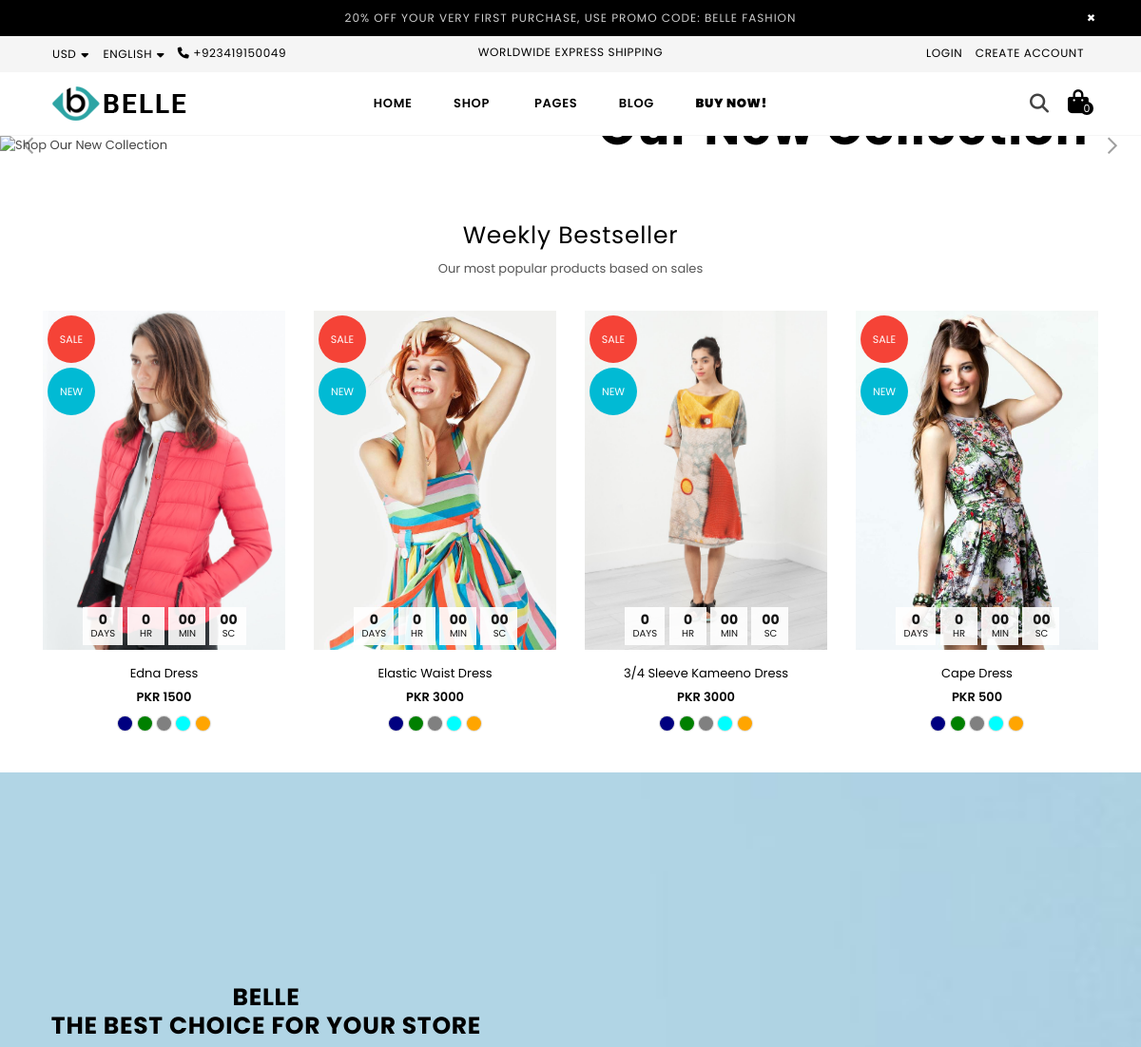
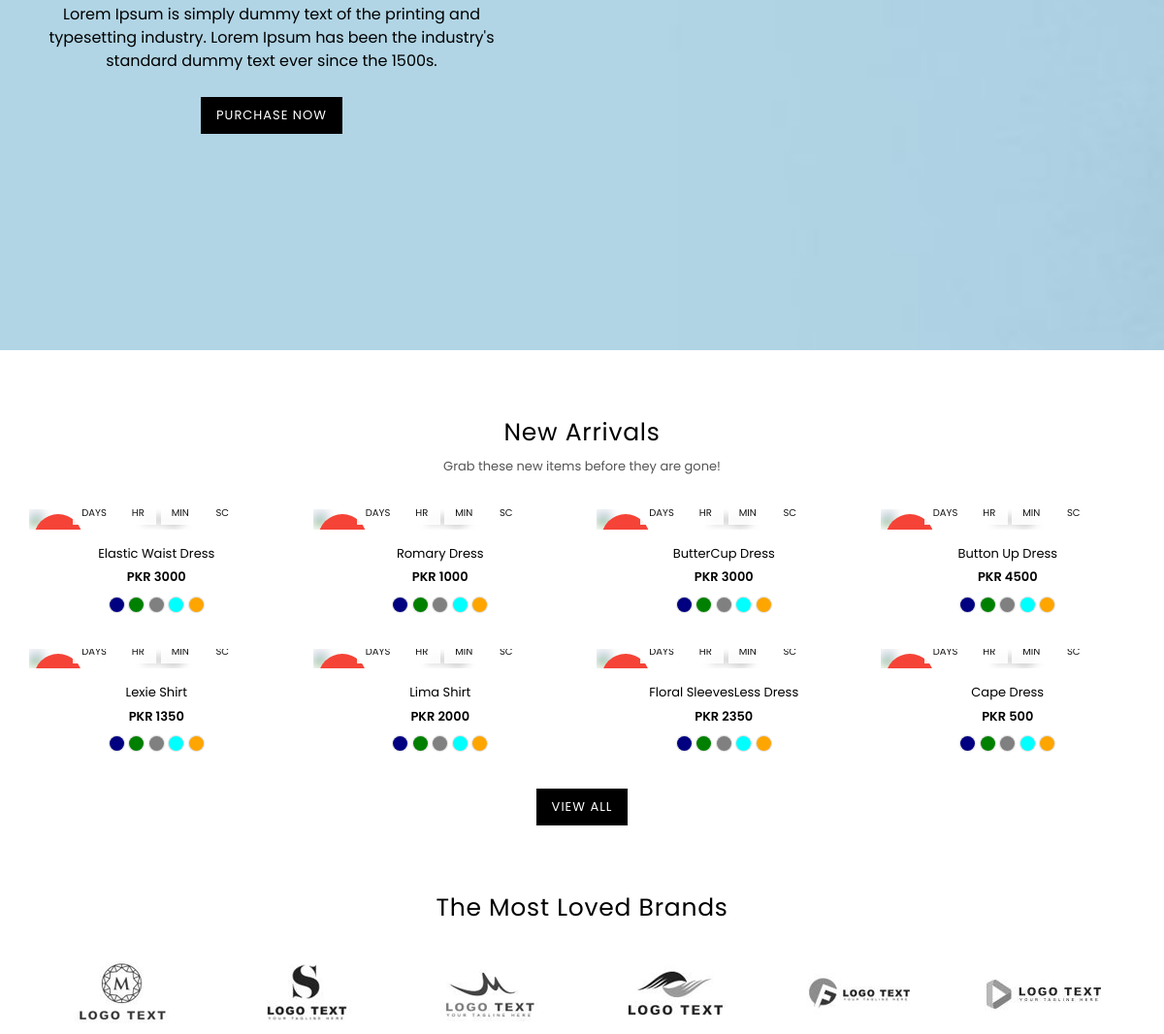
/ (upper part), run on an earlier commit of the app's database (2 pictures, top to bottom).
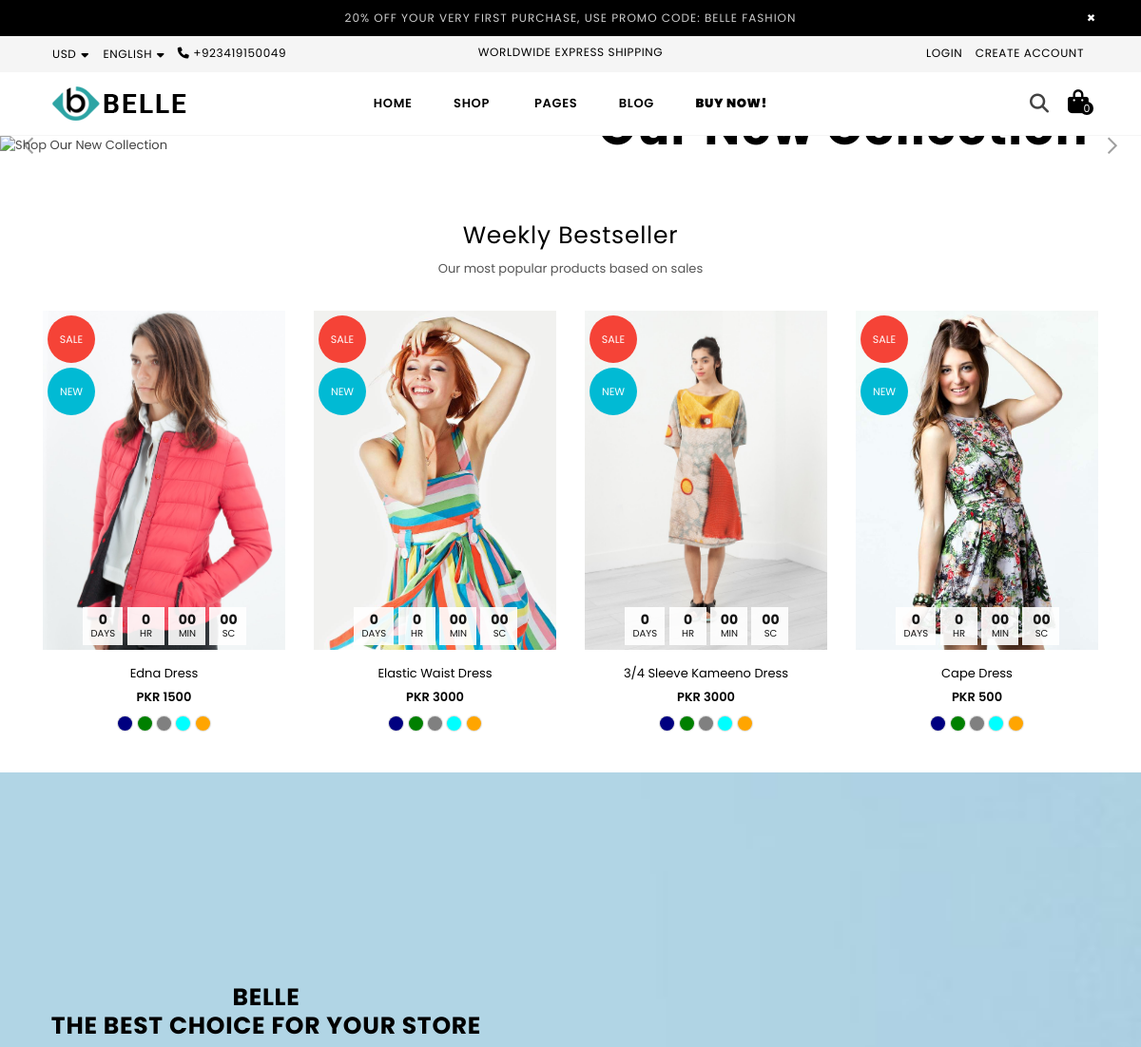
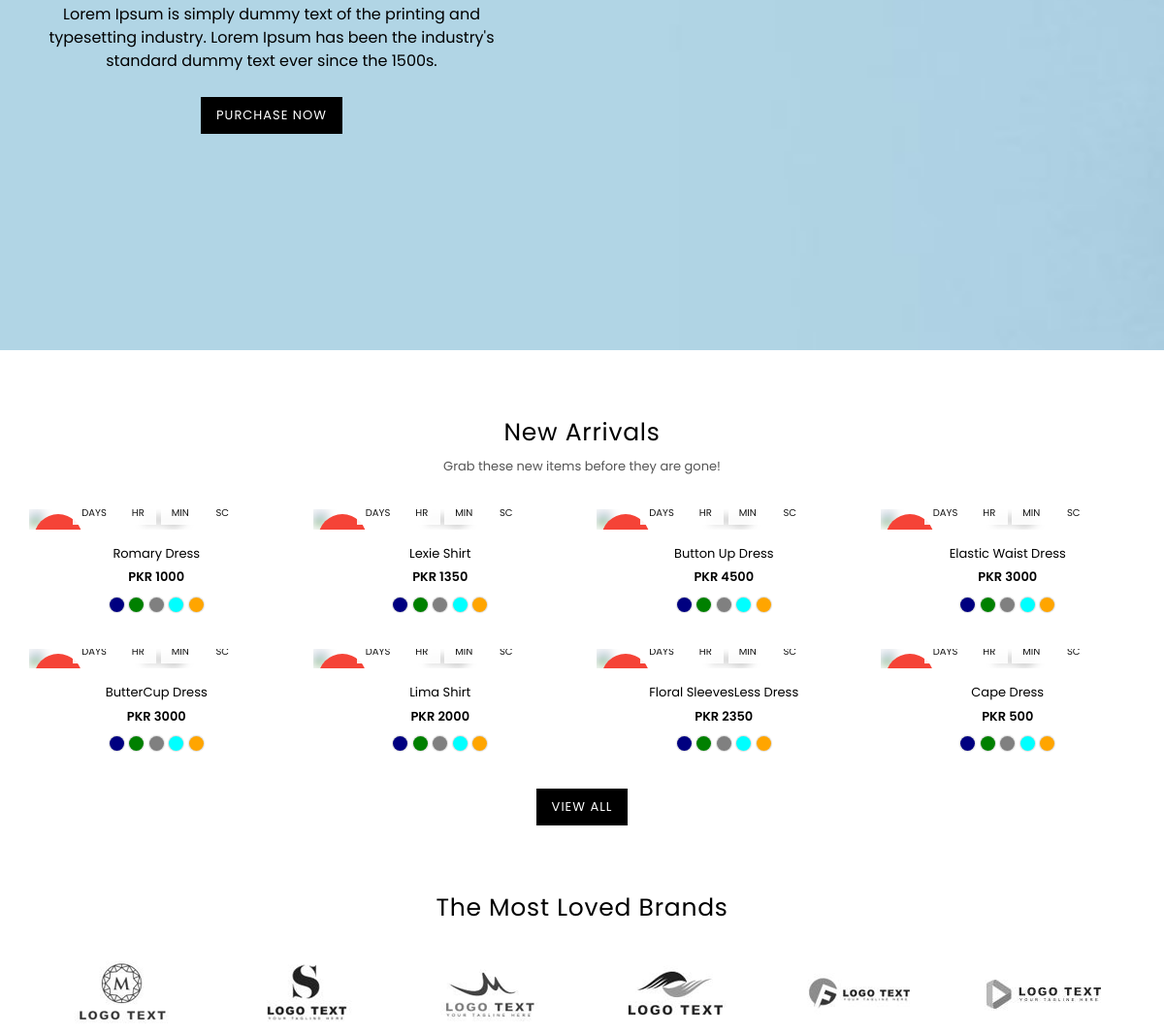
And on a later commit of the database (2 pictures, top to bottom).
### app/models.py (models this page shows, shortened)
class Products(models.Model):
    name=models.CharField(max_length=100)
    description=models.TextField()
    slug=models.SlugField(max_length=50,unique=True,blank=True)
    in_stock=models.BooleanField()
    stock_quantity=models.IntegerField()
    last_update=models.DateTimeField(auto_now=True)
    sku=models.CharField(max_length=50)
    view_count=models.IntegerField(null=True,blank=True)
    price=models.IntegerField()
    striked_price=models.IntegerField(blank=True,null=True,default=0)
    product_type=models.CharField(max_length=20)
    labels=models.ManyToManyField(Labels,max_length=20)
    wishlist=models.ManyToManyField(User,related_name='wishlist',blank=True)
    collections=models.CharField(max_length=50)
    main_image= models.ImageField(upload_to='products/')  # Shown by default
    hover_image= models.ImageField(upload_to='products/')  # Shown on hover
    tag=models.ManyToManyField('Tag',related_name='products',blank=True)
    sizes = models.ManyToManyField(Size, related_name='products', blank=True)
    color = models.ManyToManyField(Color, related_name='productscolor', blank=True)
    brand=models.ForeignKey(Brand, on_delete=models.CASCADE,related_name='brand',blank=True)
    class Meta:
        verbose_name = "Product"  # Correct singular form
        verbose_name_plural = "Products"  # Correct plural form

### app/views.py (the view, shortened to what this page needs)
# urls.py: path("",views.Homepage,name="home"),
def Homepage(request):
    products = Products.objects.all()
    new_arrivals=Products.objects.all().order_by("-last_update")[0:8]
    sub_form=SubscribeForm()
    success = None
    success_msg=""
    context = {"product": products,"new_arrivals":new_arrivals,"sub_form":sub_form,"success":success,"success_msg":success_msg}
    return render(request, "app/home.html", context ,)

### app/context_processors.py (called while the page is built)
def minicart_data(request):
    cart_items = []
    cart_total = 0.0
    total_item=0
    if request.user.is_authenticated:  # Ensure the user is logged in
        user_cart = CartItem.objects.filter(user=request.user)  # Adjust based on your cart model
        total_item=CartItem.objects.filter(user=request.user).count()
        cart_items = user_cart
        cart_total = sum(item.product.price * item.quantity for item in user_cart)
    return {
        'cart_items': cart_items,
        'cart_total': cart_total,
        "total_item":total_item
    }

### app/templates/app/home.html (shortened to what the changed rows need)
{% extends "base.html" %} {% load static %} {% block title %}BELLE | HOME {% endblock title %} {% block content %}
<div id="page-content">
  <div class="slideshow slideshow-wrapper pb-section">
    <div class="home-slideshow">
      <div class="slide">
        <div class="blur-up lazyload">
          <div class="slideshow__text-wrap slideshow__overlay classic middle">
            <div class="slideshow__text-content middle">
              <div class="container">
                <div class="wrap-caption right">
                  <h2 class="h1 mega-title slideshow__title">
                    Our New Collection
                  </h2>
                </div>
              </div>
            </div>
          </div>
        </div>
      </div>
    </div>
  </div>
  <div class="section">
    <div class="container">
      <div class="row">
        <div class="col-12 col-sm-12 col-md-12 col-lg-12">
          <div class="section-header text-center">
            <h2 class="h2">Weekly Bestseller</h2>
          </div>
          <div class="productSlider grid-products">
            {% for item in product %}
            <div class="col-12 item">
              <div class="product-image">
                <a href="{% url "product" item.slug %}" class="grid-view-item__link">
                  <img
                    class="primary blur-up lazyload"
                    data-src="{{item.main_image.url}}"
                    src="{{item.main_image.url}}"
                    alt="image"
                    title="product"
                  />
                  <div class="product-labels rounded">
                    <span class="lbl on-sale">Sale</span>
                    <span class="lbl pr-label1">new</span>
                  </div>
                </a>
                <div class="saleTime desktop" data-countdown="2022/03/01"></div>
              </div>
              <div class="product-details text-center">
                <div class="product-name">
                  <a href="product-layout-1.html">{{item.name}}</a>
                </div>
                <div class="product-price">
                  <span class="price">PKR {{item.price}}</span>
                </div>
                <ul class="swatches">
                  <li
                    class="swatch small rounded navy"
                    rel="{% static 'app/images/product-images/product-image-stw1.jpg' %} "
                  ></li>
                  <li
                    class="swatch small rounded green"
                    rel="{% static 'app/images/product-images/product-image-stw1-1.jpg' %} "
                  ></li>
                  <li
                    class="swatch small rounded gray"
                    rel="{% static 'app/images/product-images/product-image-stw1-2.jpg' %} "
                  ></li>
                  <li
                    class="swatch small rounded aqua"
                    rel="{% static 'app/images/product-images/product-image-stw1-3.jpg' %}"
                  ></li>
                  <li
                    class="swatch small rounded orange"
                    rel="{% static 'app/images/product-images/product-image-stw1-4.jpg' %} "
                  ></li>
                </ul>
              </div>
            </div>
            {% endfor %}
          </div>
        </div>
      </div>
    </div>
    <div class="section">
      <div class="hero hero--large hero__overlay bg-size">
        <div class="hero__inner">
          <div class="container">
            <div class="wrap-text left text-small font-bold">
              <h2 class="h2 mega-title">
                Belle <br />
                The best choice for your store
              </h2>
            </div>
          </div>
        </div>
      </div>
    </div>
    <div class="product-rows section">
      <div class="container">
        <div class="row">
          <div class="col-12 col-sm-12 col-md-12 col-lg-12">
            <div class="section-header text-center">
              <h2 class="h2">New Arrivals</h2>
            </div>
          </div>
        </div>
        <div class="grid-products">
          <div class="row">
            {% for item in new_arrivals %}
            <div class="col-6 col-sm-2 col-md-3 col-lg-3 item">
              <div class="product-image">
                <a href="{% url "product" item.slug %}" class="grid-view-item__link">
                  <div class="product-labels rounded">
                    <span class="lbl on-sale">Sale</span>
                  </div>
                </a>
                <div class="saleTime desktop" data-countdown="2022/03/01"></div>
              </div>
              <div class="product-details text-center">
                <div class="product-name">
                  <a href="product-layout-1.html">{{item.name}}</a>
                </div>
                <div class="product-price">
                  <span class="price">PKR {{item.price}}</span>
                </div>
                <ul class="swatches">
                  <li
                    class="swatch small rounded navy"
                    rel="{% static 'app/images/product-images/product-image-stw1.jpg' %} "
                  ></li>
                  <li
                    class="swatch small rounded green"
                    rel="{% static 'app/images/product-images/product-image-stw1-1.jpg' %} "
                  ></li>
                  <li
                    class="swatch small rounded gray"
                    rel="{% static 'app/images/product-images/product-image-stw1-2.jpg' %} "
                  ></li>
                  <li
                    class="swatch small rounded aqua"
                    rel="{% static 'app/images/product-images/product-image-stw1-3.jpg' %} "
                  ></li>
                  <li
                    class="swatch small rounded orange"
                    rel="{% static 'app/images/product-images/product-image-stw1-4.jpg' %} "
                  ></li>
                </ul>
              </div>
            </div>
            {% endfor %}
          </div>
        </div>
      </div>
    </div>
    <div class="section logo-section">
      <div class="container">
        <div class="row">
          <div class="col-12 col-sm-12 col-md-12 col-lg-12">
            <div class="section-header text-center">
              <h2 class="h2">The Most Loved Brands</h2>
            </div>
          </div>
        </div>
      </div>
    </div>
  </div>
  {% endblock content %}

What changed in the data, as far as the page shows it:
changed Products "Romary Dress": moves up the list
changed Products "Lexie Shirt": moves up the list
changed Products "Button Up Dress": moves up the list
